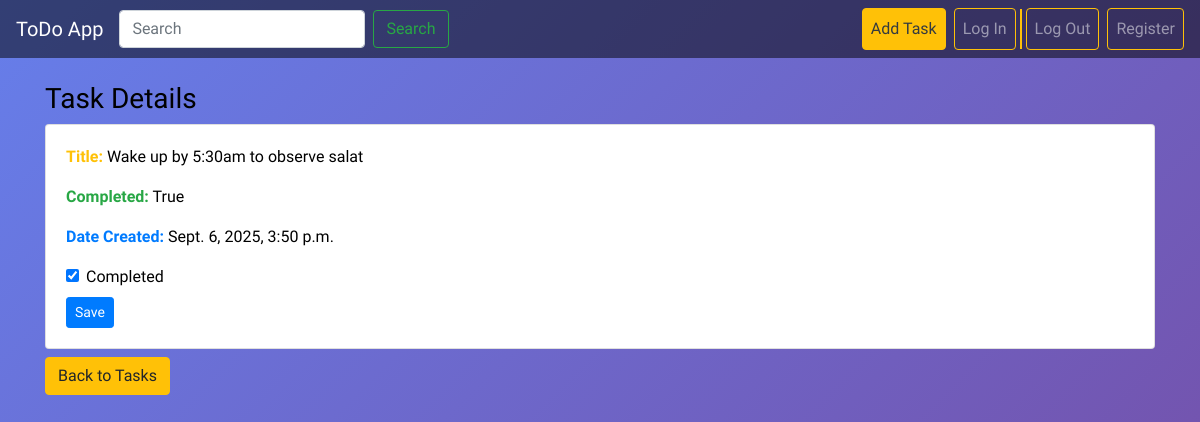
The app's page /wake-up-by-530am-to-observe-salat/ (signed in) with its own data.
### todo/models.py (models this page shows, shortened)
class Task(models.Model):
    user = models.ForeignKey(User, blank=True, null=True, on_delete=models.SET_NULL)
    title = models.CharField(max_length=100, null=True)
    slug = models.SlugField(unique=True, blank=True, null=True)
    completed = models.BooleanField(default=False)
    date_created = models.DateTimeField(auto_now_add=True, null=True)
    updated = models.DateTimeField(auto_now=True, null=True)
    objects = TaskManager()

### todo/views.py (the view)
# urls.py: path('<slug:slug>/', task_details, name='details')
@login_required
def task_details(request, slug=None):
    task = get_object_or_404(Task, slug=slug, user=request.user)
    if request.method == "POST":
        task.completed = 'completed' in request.POST
        task.save()
        return redirect('/')
    context = {'task' : task}
    return render(request, "todo/task_details.html", context)

### todo/models.py (called while the page is built)
    def get_queryset(self):
        return TaskQueryset(self.model, using=self._db)

### todo/templates/todo/task_details.html (shortened to what this page needs)
{% extends "todo/main.html" %}
{% block content %}
<div class="container mt-4">
    <h3>Task Details</h3>
    <div class="card card-body">
        <p><strong class="text-warning">Title:</strong> {{ task.title }}</p>
        <p><strong class="text-success">Completed:</strong> {{ task.completed }}</p>
        <p><strong class="text-primary">Date Created:</strong> {{ task.date_created }}</p>
        <form method="POST">
            <div class="form-check mb-0">
                  <input class="form-check-input me-2" type="checkbox" name="completed" id="completedCheck"
                        {% if task.completed %} checked {% endif %}>
                  <label class="form-check-label" for="completedCheck">
                    Completed
                  </label>
            </div>
            <button type="submit" class="btn btn-primary btn-sm mt-2">Save</button>
        </form>
    </div>
    <a href="{% url 'todo:all-tasks' %}" class="btn btn-warning mt-2">Back to Tasks</a>
</div>
{% endblock %}

### records on screen
Task: title "Wake up by 5:30am to observe salat", completed "True", date_created "Sept. 6, 2025, 3:50 p.m.", completed "☑"
